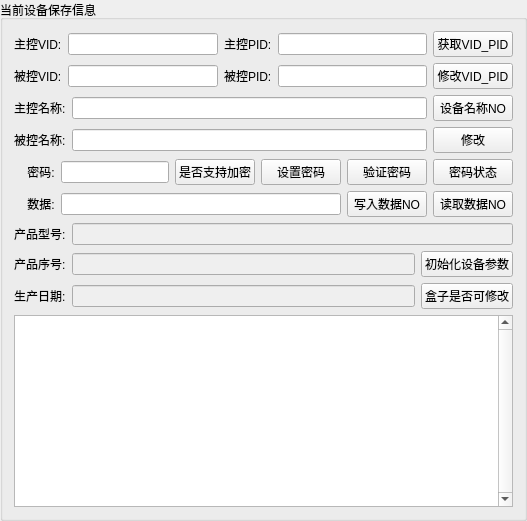
        <widget class="QGroupBox" name="groupBox_2">
         <property name="title">
          <string>当前设备保存信息</string>
         </property>
         <layout class="QGridLayout" name="gridLayout_2">
          <item row="5" column="0">
           <layout class="QHBoxLayout" name="horizontalLayout_15">
            <item>
             <widget class="QLabel" name="label_16">
              <property name="text">
               <string>    数据:</string>
              </property>
             </widget>
            </item>
            <item>
             <widget class="QLineEdit" name="ucp_data_edit">
              <property name="enabled">
               <bool>true</bool>
              </property>
              <property name="text">
               <string/>
              </property>
             </widget>
            </item>
            <item>
             <widget class="QPushButton" name="M_WrEncData_btn">
              <property name="text">
               <string>写入数据NO</string>
              </property>
             </widget>
            </item>
            <item>
             <widget class="QPushButton" name="M_RdEncData_btn">
              <property name="text">
               <string>读取数据NO</string>
              </property>
             </widget>
            </item>
           </layout>
          </item>
          <item row="4" column="0">
           <layout class="QHBoxLayout" name="horizontalLayout_14">
            <item>
             <widget class="QLabel" name="label_15">
              <property name="text">
               <string>    密码:</string>
              </property>
             </widget>
            </item>
            <item>
             <widget class="QLineEdit" name="upc_pwd_edit">
              <property name="enabled">
               <bool>true</bool>
              </property>
              <property name="text">
               <string/>
              </property>
             </widget>
            </item>
            <item>
             <widget class="QPushButton" name="M_ChkSupportEnc_btn">
              <property name="text">
               <string>是否支持加密</string>
              </property>
             </widget>
            </item>
            <item>
             <widget class="QPushButton" name="M_SetPw_btn">
              <property name="text">
               <string>设置密码</string>
              </property>
             </widget>
            </item>
            <item>
             <widget class="QPushButton" name="M_VerifyPw_btn">
              <property name="text">
               <string>验证密码</string>
              </property>
             </widget>
            </item>
            <item>
             <widget class="QPushButton" name="M_ChkPwStat_btn">
              <property name="text">
               <string>密码状态</string>
              </property>
             </widget>
            </item>
           </layout>
          </item>
          <item row="7" column="0">
           <layout class="QHBoxLayout" name="horizontalLayout_7">
            <item>
             <widget class="QLabel" name="label_8">
              <property name="text">
               <string>产品序号:</string>
              </property>
             </widget>
            </item>
            <item>
             <widget class="QLineEdit" name="M_GetDevSn_edit">
              <property name="enabled">
               <bool>false</bool>
              </property>
              <property name="text">
               <string/>
              </property>
             </widget>
            </item>
            <item>
             <widget class="QPushButton" name="M_InitParam_btn">
              <property name="text">
               <string>初始化设备参数</string>
              </property>
             </widget>
            </item>
           </layout>
          </item>
          <item row="2" column="0">
           <layout class="QHBoxLayout" name="horizontalLayout_5">
            <item>
             <widget class="QLabel" name="label_6">
              <property name="text">
               <string>主控名称:</string>
              </property>
             </widget>
            </item>
            <item>
             <widget class="QLineEdit" name="ucp_boxName_edit_1">
              <property name="enabled">
               <bool>true</bool>
              </property>
              <property name="text">
               <string/>
              </property>
             </widget>
            </item>
            <item>
             <widget class="QPushButton" name="M_GetProdStr_btn">
              <property name="text">
               <string>设备名称NO</string>
              </property>
             </widget>
            </item>
           </layout>
          </item>
          <item row="0" column="0">
           <layout class="QHBoxLayout" name="horizontalLayout_4">
            <item>
             <widget class="QLabel" name="label_4">
              <property name="text">
               <string>主控VID:</string>
              </property>
             </widget>
            </item>
            <item>
             <widget class="QLineEdit" name="M_GetVid_edit1">
              <property name="enabled">
               <bool>true</bool>
              </property>
              <property name="text">
               <string/>
              </property>
             </widget>
            </item>
            <item>
             <widget class="QLabel" name="label_5">
              <property name="text">
               <string>主控PID:</string>
              </property>
             </widget>
            </item>
            <item>
             <widget class="QLineEdit" name="M_GetVid_edit2">
              <property name="enabled">
               <bool>true</bool>
              </property>
              <property name="text">
               <string/>
              </property>
             </widget>
            </item>
            <item>
             <widget class="QPushButton" name="M_GetVidPid_btn">
              <property name="text">
               <string>获取VID_PID</string>
              </property>
             </widget>
            </item>
           </layout>
          </item>
          <item row="6" column="0">
           <layout class="QHBoxLayout" name="horizontalLayout_6">
            <item>
             <widget class="QLabel" name="label_7">
              <property name="text">
               <string>产品型号:</string>
              </property>
             </widget>
            </item>
            <item>
             <widget class="QLineEdit" name="dll_lineEdit_7">
              <property name="enabled">
               <bool>false</bool>
              </property>
              <property name="text">
               <string/>
              </property>
             </widget>
            </item>
           </layout>
          </item>
          <item row="8" column="0">
           <layout class="QHBoxLayout" name="horizontalLayout_8">
            <item>
             <widget class="QLabel" name="label_9">
              <property name="text">
               <string>生产日期:</string>
              </property>
             </widget>
            </item>
            <item>
             <widget class="QLineEdit" name="dll_lineEdit_9">
              <property name="enabled">
               <bool>false</bool>
              </property>
              <property name="text">
               <string/>
              </property>
             </widget>
            </item>
            <item>
             <widget class="QPushButton" name="M_ChkSupportMdy_btn">
              <property name="text">
               <string>盒子是否可修改</string>
              </property>
             </widget>
            </item>
           </layout>
          </item>
          <item row="3" column="0">
           <layout class="QHBoxLayout" name="horizontalLayout_12">
            <item>
             <widget class="QLabel" name="label_11">
              <property name="text">
               <string>被控名称:</string>
              </property>
             </widget>
            </item>
            <item>
             <widget class="QLineEdit" name="ucp_boxName_edit_2">
              <property name="enabled">
               <bool>true</bool>
              </property>
              <property name="text">
               <string/>
              </property>
             </widget>
            </item>
            <item>
             <widget class="QPushButton" name="M_SetProdStr_btn">
              <property name="text">
               <string>修改</string>
              </property>
             </widget>
            </item>
           </layout>
          </item>
          <item row="1" column="0">
           <layout class="QHBoxLayout" name="horizontalLayout_13">
            <item>
             <widget class="QLabel" name="label_12">
              <property name="text">
               <string>被控VID:</string>
              </property>
             </widget>
            </item>
            <item>
             <widget class="QLineEdit" name="M_GetVid_edit3">
              <property name="enabled">
               <bool>true</bool>
              </property>
              <property name="text">
               <string/>
              </property>
             </widget>
            </item>
            <item>
             <widget class="QLabel" name="label_13">
              <property name="text">
               <string>被控PID:</string>
              </property>
             </widget>
            </item>
            <item>
             <widget class="QLineEdit" name="M_GetVid_edit4">
              <property name="enabled">
               <bool>true</bool>
              </property>
              <property name="text">
               <string/>
              </property>
             </widget>
            </item>
            <item>
             <widget class="QPushButton" name="M_SetNewVidPid_btn_2">
              <property name="text">
               <string>修改VID_PID</string>
              </property>
             </widget>
            </item>
           </layout>
          </item>
          <item row="10" column="0">
           <widget class="LogTextEdit" name="log_textEdit">
            <property name="minimumSize">
             <size>
              <width>0</width>
              <height>20</height>
             </size>
            </property>
            <property name="frameShadow">
             <enum>QFrame::Sunken</enum>
            </property>
            <property name="verticalScrollBarPolicy">
             <enum>Qt::ScrollBarAlwaysOn</enum>
            </property>
           </widget>
          </item>
         </layout>
        </widget>
